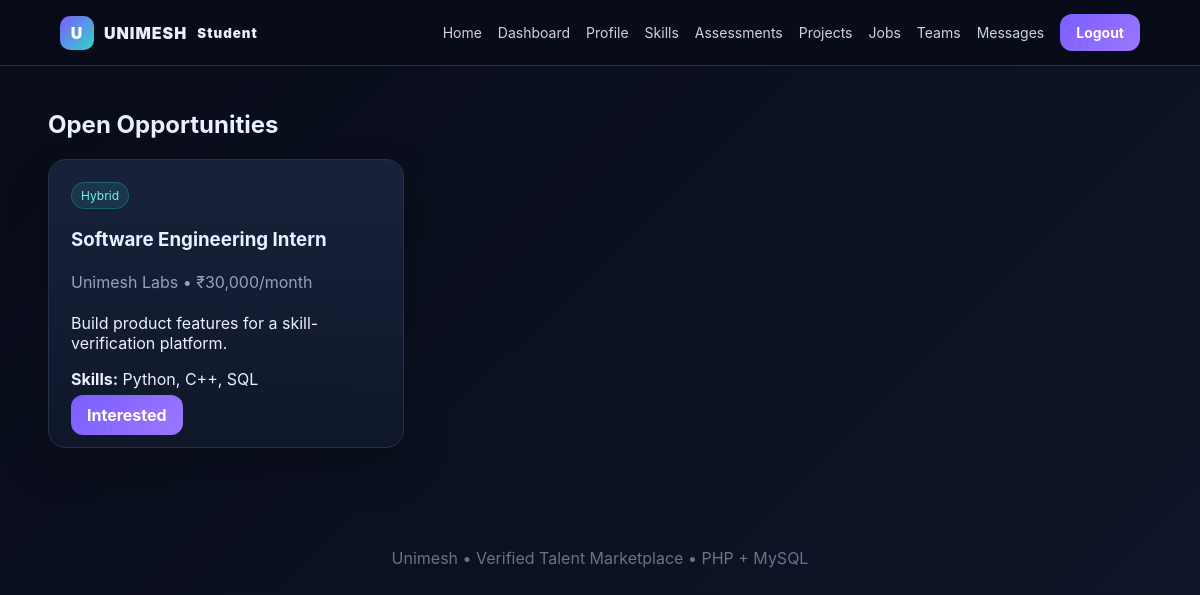
The app's page /student/jobs.php (signed in) with its own data.
### tables this page shows
CREATE TABLE jobs (id INT AUTO_INCREMENT PRIMARY KEY,recruiter_id INT NOT NULL,title VARCHAR(190) NOT NULL,company_name VARCHAR(190) NOT NULL,description TEXT NOT NULL,responsibilities TEXT,requirements TEXT,required_skills VARCHAR(500),experience_required VARCHAR(190),location VARCHAR(190),salary VARCHAR(120),duration VARCHAR(120),deadline DATE NULL,status ENUM('draft','open','closed') DEFAULT 'open',priority_listing TINYINT(1) DEFAULT 0,created_at TIMESTAMP DEFAULT CURRENT_TIMESTAMP,FOREIGN KEY(recruiter_id) REFERENCES users(id) ON DELETE CASCADE);

### student/includes/functions.php (called while the page is built, shortened)
<?php
function e($value){ return htmlspecialchars((string)$value, ENT_QUOTES, 'UTF-8'); }
function user(){ return $_SESSION['user'] ?? null; }
function require_login(){
    global $pdo;
    $sessionUser = user();
    $stmt = $pdo->prepare('SELECT id,name,email,role,trust_score,account_status FROM users WHERE id=? LIMIT 1');
    $stmt->execute([(int)$sessionUser['id']]);
}
function require_role($roles){ require_login(); $roles=(array)$roles; if(!in_array(user()['role'],$roles,true)){ http_response_code(403); exit('Access denied for this site.'); } }

### student/jobs.php (the view, shortened to what this page needs)
<?php $pageTitle='Jobs'; require 'config.php'; require 'includes/functions.php'; require_role('student');$uid=user()['id'];$role=user()['role'];
$jobs=$pdo->query("SELECT j.*,u.name recruiter_name FROM jobs j JOIN users u ON u.id=j.recruiter_id WHERE j.status='open' ORDER BY j.created_at DESC")->fetchAll();include 'includes/header.php';?>
<h2 class="section-title">Open Opportunities</h2><div class="grid"><?php foreach($jobs as $j):?><div class="card"><span class="badge"><?=e($j['location']?:'Flexible')?></span><h3><?=e($j['title'])?></h3><p class="muted"><?=e($j['company_name'])?> • <?=e($j['salary']?:'Compensation not listed')?></p><p><?=e($j['description'])?></p><p><b>Skills:</b> <?=e($j['required_skills']?:'Not specified')?></p><?php if($role==='student'):?><a class="btn" href="jobs.php?apply=<?=$j['id']?>">Interested</a><?php endif;?></div><?php endforeach;?></div>
<?php include 'includes/footer.php'; ?>

### student/assets/style.css (style rules this page uses)
:root { --bg:#0b1020;--panel:#121a2e;--panel2:#18233c;--text:#eaf0ff;--muted:#94a3b8;--brand:#7c5cff;--accent:#30d5c8;--danger:#ff637d;--border:#25324f }
* { box-sizing:border-box }
body { margin:0;font-family:Inter,system-ui,Arial;background:linear-gradient(135deg,#080c18,#10162a);color:var(--text);min-height:100vh }
a { color:inherit;text-decoration:none }
.pill,.btn { background:linear-gradient(135deg,var(--brand),#9a78ff);padding:10px 16px;border-radius:12px;color:white!important;border:0;cursor:pointer;font-weight:700 }
.hero p,.muted { color:var(--muted);line-height:1.7 }
.hero-card,.card { background:linear-gradient(180deg,rgba(24,35,60,.95),rgba(15,23,42,.95));border:1px solid var(--border);border-radius:18px;padding:22px;box-shadow:0 20px 45px rgba(0,0,0,.18) }
.grid { display:grid;grid-template-columns:repeat(3,1fr);gap:18px }
.badge { display:inline-block;padding:5px 9px;border-radius:999px;background:rgba(48,213,200,.12);color:#72f2e5;border:1px solid rgba(48,213,200,.25);font-size:12px }
.section-title { margin-top:44px }

### records on screen
jobs: location "Hybrid", title "Software Engineering Intern", company_name "Unimesh Labs", salary "₹30,000/month", description "Build product features for a skill-verification platform.", required_skills "Python, C++, SQL"
